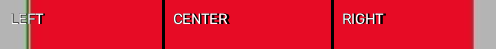
#> input picture backend/reaction_output.png, 496 x 49 px
$ python manual_reaction_test.py ../reaction_output.png
#> lines starting #> are read from the running program, lines starting #| are printed output that depends on the picture; after the words box and inside, x2 and y2 are one past the last pixel; in counts of white or black regions, pixels touching at a corner belong together
### backend/app/cv/reaction_analysis.py
"""
reaction_analysis.py
====================

Phase 7 - Test-Reaction Colour Analysis & Feature Extraction
------------------------------------------------------------

This module extracts numerical colour features from the test-strip ROI
produced in Phase 5. It uses the CIELAB colour space and CIEDE2000
colour difference formula (from Phase 6) to quantify the reaction.

IMPORTANT SCIENTIFIC LIMITATION
-------------------------------
CIELAB (L*a*b*) and CIEDE2000 (ΔE₀₀) quantify observed colour differences.
They do NOT by themselves establish the identity or presence of a drug.
Actual classification (Positive/Negative/Inconclusive) requires experimentally
collected and labelled test-strip samples under controlled conditions.
This module extracts FEATURES ONLY and makes NO classification decisions.

Pipeline position
-----------------
  Image
  -> ArUco Detection       (Phase 2)
  -> Perspective Correction (Phase 3)
  -> Grey Calibration      (Phase 4)
  -> Test Strip Extraction  (Phase 5)
  -> CIELAB Analysis        (Phase 6)
  -> Reaction Analysis      (Phase 7)  <- this module
"""

import numpy as np
from typing import Optional, Tuple, Dict, Any
from dataclasses import dataclass
import cv2

from app.cv.color_analysis import (
    _bgr_to_lab_float,
    _validate_bgr_image,
    calculate_delta_e_ciede2000,
)

# ---------------------------------------------------------------------------
# Data Structures
# ---------------------------------------------------------------------------

@dataclass
class LabStats:
    """Statistical summary of CIELAB values for a specific region."""
    L_median: float
    a_median: float
    b_median: float
    L_mean: float
    a_mean: float
    b_mean: float
    L_std: float
    a_std: float
    b_std: float
    L_p10: float
    L_p90: float
    a_p10: float
    a_p90: float
    b_p10: float
    b_p90: float
    valid_pixel_count: int

@dataclass
class RegionStats:
    """Statistics for the spatial subdivisions of the test strip."""
    left: LabStats
    center: LabStats
    right: LabStats

@dataclass
class DeltaEStats:
    """CIEDE2000 colour difference between regions."""
    center_vs_left: float
    center_vs_right: float
    left_vs_right: float

@dataclass
class ReactionResult:
    """Structured result containing all extracted reaction features."""
    success: bool
    reason: str
    overall: Optional[LabStats] = None
    regions: Optional[RegionStats] = None
    delta_e: Optional[DeltaEStats] = None
    reference_comparison: Optional[float] = None

@dataclass
class TemporalObservation:
    """Data structure for future kinetic analysis over time."""
    timestamp: float
    L: float
    a: float
    b: float


# ---------------------------------------------------------------------------
# Internal Helpers
# ---------------------------------------------------------------------------

def _get_valid_mask(bgr_image: np.ndarray) -> np.ndarray:
    """
    Select valid pixels from the ROI.

    Filtering logic:
    We remove purely black (0,0,0) and purely white (255,255,255) pixels.
    Reason: These extreme values are typically caused by sensor clipping,
    glare, or out-of-bounds padding from prior transformations. They contain
    no useful chromatic information and could skew the mean/std calculations.

    Parameters
    ----------
    bgr_image : np.ndarray
        H x W x 3 uint8 BGR image.

    Returns
    -------
    np.ndarray
        H x W boolean mask (True for valid pixels).
    """
    sum_rgb = bgr_image.astype(np.int32).sum(axis=2)
    # Valid pixels are those that are not completely black and not completely white.
    return (sum_rgb > 0) & (sum_rgb < 255 * 3)


def _compute_lab_stats(lab_pixels: np.ndarray) -> Optional[LabStats]:
    """
    Compute robust statistics for an array of valid CIELAB pixels.

    Parameters
    ----------
    lab_pixels : np.ndarray
        N x 3 float32 array of CIELAB pixels.

    Returns
    -------
    LabStats or None if there are no pixels.
    """
    count = len(lab_pixels)
    if count == 0:
        return None

    L_vals = lab_pixels[:, 0]
    a_vals = lab_pixels[:, 1]
    b_vals = lab_pixels[:, 2]

    return LabStats(
        L_median=float(np.median(L_vals)),
        a_median=float(np.median(a_vals)),
        b_median=float(np.median(b_vals)),
        L_mean=float(np.mean(L_vals)),
        a_mean=float(np.mean(a_vals)),
        b_mean=float(np.mean(b_vals)),
        L_std=float(np.std(L_vals)),
        a_std=float(np.std(a_vals)),
        b_std=float(np.std(b_vals)),
        L_p10=float(np.percentile(L_vals, 10)),
        L_p90=float(np.percentile(L_vals, 90)),
        a_p10=float(np.percentile(a_vals, 10)),
        a_p90=float(np.percentile(a_vals, 90)),
        b_p10=float(np.percentile(b_vals, 10)),
        b_p90=float(np.percentile(b_vals, 90)),
        valid_pixel_count=count
    )


# ---------------------------------------------------------------------------
# Public API
# ---------------------------------------------------------------------------

def extract_reaction_features(
    roi_image: np.ndarray,
    region_left_frac: float = 0.33,
    region_right_frac: float = 0.67,
    reference_lab: Optional[Tuple[float, float, float]] = None
) -> ReactionResult:
    """
    Extract colour and regional features from the test-strip ROI.

    This function divides the strip horizontally into three regions (left, center, right),
    calculates robust CIELAB statistics for the overall ROI and each region,
    and computes the CIEDE2000 differences between the regions.

    Parameters
    ----------
    roi_image : np.ndarray
        A BGR uint8 image of the extracted test-strip region.
    region_left_frac : float
        Fraction of the width where the left region ends and center begins.
    region_right_frac : float
        Fraction of the width where the center region ends and right begins.
    reference_lab : tuple of floats, optional
        A reference (L*, a*, b*) colour to compare the center region against.
        If provided, the CIEDE2000 difference is included in the result.

    Returns
    -------
    ReactionResult
        A structured dataclass containing the extracted features.
    """
    # 1. Validate Input
    valid, reason = _validate_bgr_image(roi_image)
    if not valid:
        return ReactionResult(success=False, reason=reason)

    h, w = roi_image.shape[:2]
    if region_left_frac >= region_right_frac or region_left_frac < 0.0 or region_right_frac > 1.0:
        return ReactionResult(success=False, reason="Invalid region fractions.")

    # 2. Get Valid Pixels & Convert to CIELAB
    valid_mask = _get_valid_mask(roi_image)
    lab_float = _bgr_to_lab_float(roi_image)

    # 3. Overall Statistics
    overall_pixels = lab_float[valid_mask]
    overall_stats = _compute_lab_stats(overall_pixels)
    if overall_stats is None:
        return ReactionResult(success=False, reason="No valid pixels found in the ROI.")

    # 4. Regional Statistics
    left_bound = int(round(w * region_left_frac))
    right_bound = int(round(w * region_right_frac))

    # Create masks for regions
    left_mask = np.zeros((h, w), dtype=bool)
    left_mask[:, :left_bound] = True
    left_mask &= valid_mask

    center_mask = np.zeros((h, w), dtype=bool)
    center_mask[:, left_bound:right_bound] = True
    center_mask &= valid_mask

    right_mask = np.zeros((h, w), dtype=bool)
    right_mask[:, right_bound:] = True
    right_mask &= valid_mask

    left_stats = _compute_lab_stats(lab_float[left_mask])
    center_stats = _compute_lab_stats(lab_float[center_mask])
    right_stats = _compute_lab_stats(lab_float[right_mask])

    if left_stats is None or center_stats is None or right_stats is None:
        return ReactionResult(success=False, reason="One or more regions contain no valid pixels.")

    regions = RegionStats(left=left_stats, center=center_stats, right=right_stats)

    # 5. Delta-E Comparisons (using median Lab values)
    center_lab = (center_stats.L_median, center_stats.a_median, center_stats.b_median)
    left_lab = (left_stats.L_median, left_stats.a_median, left_stats.b_median)
    right_lab = (right_stats.L_median, right_stats.a_median, right_stats.b_median)

    delta_e = DeltaEStats(
        center_vs_left=calculate_delta_e_ciede2000(center_lab, left_lab),
        center_vs_right=calculate_delta_e_ciede2000(center_lab, right_lab),
        left_vs_right=calculate_delta_e_ciede2000(left_lab, right_lab)
    )

    # 6. Optional Reference Comparison
    ref_comparison = None
    if reference_lab is not None:
        try:
            ref_comparison = calculate_delta_e_ciede2000(reference_lab, center_lab)
        except ValueError as e:
            return ReactionResult(success=False, reason=f"Invalid reference colour: {e}")

    return ReactionResult(
        success=True,
        reason="",
        overall=overall_stats,
        regions=regions,
        delta_e=delta_e,
        reference_comparison=ref_comparison
    )

### backend/app/cv/color_analysis.py
"""
color_analysis.py
=================

Phase 6 - CIELAB Colour Analysis Foundation
--------------------------------------------

This module accepts the extracted test-strip ROI (from Phase 5) and performs
colour-space conversion and robust statistical analysis in CIELAB colour space.

CIELAB Colour Space
-------------------
CIELAB (L*a*b*) is a perceptually uniform colour space defined by the
International Commission on Illumination (CIE).  Its axes are:

  L*  Lightness       0 = black,  100 = white
  a*  Green-Red       negative = green,  positive = red/magenta
  b*  Blue-Yellow     negative = blue,   positive = yellow

CIELAB is preferred for colorimetric analysis because equal numerical
differences correspond to approximately equal perceived colour differences.

OpenCV CIELAB Encoding
-----------------------
OpenCV's cv2.COLOR_RGB2Lab (and COLOR_BGR2Lab) maps the standard floating-
point CIELAB range into uint8 as follows:

  L*  standard range  [0, 100]   -> OpenCV uint8 range [0, 255]
      scaling: L_opencv = L* * 255 / 100

  a*  standard range  [-128, 127] -> OpenCV uint8 range [0, 255]
      offset: a_opencv = a* + 128

  b*  standard range  [-128, 127] -> OpenCV uint8 range [0, 255]
      offset: b_opencv = b* + 128

When computing statistics from uint8 Lab images, convert back to standard
CIELAB values using:

  L* = L_opencv * 100.0 / 255.0
  a* = a_opencv - 128.0
  b* = b_opencv - 128.0

This module performs that conversion internally and always reports values in
standard CIELAB units.

CIEDE2000
---------
The module also provides a reusable CIEDE2000 colour-difference function.
CIEDE2000 (Delta-E 2000, or dE00) is the current standard for measuring
perceptual colour difference between two Lab colours.

  dE00 < 1    :  difference not visible to the human eye
  dE00 1–2    :  barely perceptible
  dE00 2–10   :  clearly perceptible
  dE00 > 10   :  very large difference

IMPORTANT: The reference Lab colour for CIEDE2000 comparison must be supplied
explicitly by the caller.  This module does NOT hardcode any chemical reaction
reference colour, nor does it make Positive/Negative classification decisions.

Pipeline position
-----------------
  Image
  -> ArUco Detection       (Phase 2)
  -> Perspective Correction (Phase 3)
  -> Grey Calibration      (Phase 4)
  -> Test Strip Extraction  (Phase 5)
  -> CIELAB Analysis        (Phase 6)  <- this module

Future phases
-------------
  Positive/Negative classification, drug identification, and comparison
  against a reference colour database are NOT implemented here.
"""

import math
from typing import Optional, Tuple

import cv2
import numpy as np

# ---------------------------------------------------------------------------
# OpenCV Lab encoding constants
# ---------------------------------------------------------------------------
# See module docstring for derivation.

_L_SCALE:  float = 100.0 / 255.0   # multiply OpenCV L channel by this
_AB_OFFSET: float = 128.0           # subtract from OpenCV a/b channels


# ---------------------------------------------------------------------------
# Internal helpers
# ---------------------------------------------------------------------------

def _bgr_to_lab_float(bgr_image: np.ndarray) -> np.ndarray:
    """
    Convert a BGR uint8 image to standard CIELAB float32.

    Steps
    -----
    1. BGR uint8  ->  RGB uint8           (cv2.COLOR_BGR2RGB)
    2. RGB uint8  ->  Lab uint8 (OpenCV)  (cv2.COLOR_RGB2Lab)
    3. Lab uint8  ->  Lab float32 (std)   (apply _L_SCALE and _AB_OFFSET)

    Parameters
    ----------
    bgr_image : np.ndarray
        H x W x 3 uint8 BGR image.

    Returns
    -------
    np.ndarray
        H x W x 3 float32 array with standard CIELAB values:
        channel 0 = L* in [0, 100]
        channel 1 = a* in [-128, 127]
        channel 2 = b* in [-128, 127]
    """
    rgb = cv2.cvtColor(bgr_image, cv2.COLOR_BGR2RGB)
    lab_uint8 = cv2.cvtColor(rgb, cv2.COLOR_RGB2Lab)
    lab = lab_uint8.astype(np.float32)
    lab[:, :, 0] *= _L_SCALE    # L: [0,255] -> [0,100]
    lab[:, :, 1] -= _AB_OFFSET  # a: [0,255] -> [-128,127]
    lab[:, :, 2] -= _AB_OFFSET  # b: [0,255] -> [-128,127]
    return lab


def _validate_bgr_image(image) -> Tuple[bool, str]:
    """
    Validate that ``image`` is a non-empty 3-channel uint8 BGR array.

    Returns
    -------
    (True, "")          if valid
    (False, reason_str) if invalid
    """
    if image is None:
        return False, "Input image is None."
    if not isinstance(image, np.ndarray):
        return False, "Input image is not a numpy ndarray."
    if image.size == 0:
        return False, "Input image is empty (size == 0)."
    if image.ndim != 3 or image.shape[2] != 3:
        return False, (
            "Expected a 3-channel BGR image, got shape {}.".format(image.shape)
        )
    if image.dtype != np.uint8:
        return False, (
            "Expected uint8 image, got dtype {}.".format(image.dtype)
        )
    return True, ""


# ---------------------------------------------------------------------------
# Public API — CIELAB analysis
# ---------------------------------------------------------------------------

# [115 lines left out: function analyse_lab, not called in this run]


# ---------------------------------------------------------------------------
# Public API -- CIEDE2000
# ---------------------------------------------------------------------------

def calculate_delta_e_ciede2000(
    lab_reference: Tuple[float, float, float],
    lab_observed:  Tuple[float, float, float],
) -> float:
    """
    Calculate the CIEDE2000 perceptual colour difference between two Lab colours.

    CIEDE2000 is the current CIE standard for colour difference measurement.
    It is more perceptually uniform than older metrics (dE76, dE94).

    IMPORTANT
    ---------
    The reference Lab colour (``lab_reference``) must be supplied explicitly
    by the caller.  This function does NOT hardcode any chemical reaction
    colour or make Positive/Negative classification decisions.

    The grey reference sheet is used for illumination normalisation (Phase 4)
    and is NOT automatically the chemical reaction reference colour.

    Parameters
    ----------
    lab_reference : (L*, a*, b*)
        Reference colour in standard CIELAB units:
        L* in [0, 100], a* in [-128, 127], b* in [-128, 127].

    lab_observed : (L*, a*, b*)
        Observed colour in standard CIELAB units.

    Returns
    -------
    float
        dE00 -- the CIEDE2000 colour difference.
        0.0  -> identical colours.
        > 0  -> increasing perceptual difference.

    Raises
    ------
    ValueError
        If either Lab tuple does not have exactly 3 elements, or if L*
        is outside [0, 100].

    References
    ----------
    Sharma, G., Wu, W., & Dalal, E. N. (2005).
    "The CIEDE2000 color-difference formula: Implementation notes,
    supplementary test data, and mathematical observations."
    Color Research & Application, 30(1), 21-30.
    """
    if len(lab_reference) != 3 or len(lab_observed) != 3:
        raise ValueError(
            "Each Lab colour must be a 3-element tuple (L*, a*, b*)."
        )

    L1, a1, b1 = float(lab_reference[0]), float(lab_reference[1]), float(lab_reference[2])
    L2, a2, b2 = float(lab_observed[0]),  float(lab_observed[1]),  float(lab_observed[2])

    if not (0.0 <= L1 <= 100.0) or not (0.0 <= L2 <= 100.0):
        raise ValueError(
            "L* must be in the range [0, 100].  "
            "Got L1={}, L2={}.".format(L1, L2)
        )

    return _ciede2000(L1, a1, b1, L2, a2, b2)


def _ciede2000(
    L1: float, a1: float, b1: float,
    L2: float, a2: float, b2: float,
) -> float:
    """
    Core CIEDE2000 implementation.

    Follows the Sharma et al. (2005) formulation exactly.
    Variable names match the paper for auditability.
    """
    # --- Step 1: Compute C*ab and h*ab for each sample ---
    C1ab = math.sqrt(a1 ** 2 + b1 ** 2)
    C2ab = math.sqrt(a2 ** 2 + b2 ** 2)

    C_avg_ab7 = ((C1ab + C2ab) / 2.0) ** 7
    G = 0.5 * (1.0 - math.sqrt(C_avg_ab7 / (C_avg_ab7 + 25.0 ** 7)))

    a1p = a1 * (1.0 + G)
    a2p = a2 * (1.0 + G)

    C1p = math.sqrt(a1p ** 2 + b1 ** 2)
    C2p = math.sqrt(a2p ** 2 + b2 ** 2)

    def _h(ap: float, b: float) -> float:
        """Hue angle in degrees [0, 360)."""
        if ap == 0.0 and b == 0.0:
            return 0.0
        angle = math.degrees(math.atan2(b, ap))
        return angle if angle >= 0.0 else angle + 360.0

    h1p = _h(a1p, b1)
    h2p = _h(a2p, b2)

    # --- Step 2: Delta L', Delta C', Delta H' ---
    dLp = L2 - L1
    dCp = C2p - C1p

    # Delta h' (hue difference)
    if C1p * C2p == 0.0:
        dhp = 0.0
    elif abs(h2p - h1p) <= 180.0:
        dhp = h2p - h1p
    elif h2p - h1p > 180.0:
        dhp = h2p - h1p - 360.0
    else:
        dhp = h2p - h1p + 360.0

    dHp = 2.0 * math.sqrt(C1p * C2p) * math.sin(math.radians(dhp / 2.0))

    # --- Step 3: Compute CIEDE2000 ---
    Lp_avg = (L1 + L2) / 2.0
    Cp_avg = (C1p + C2p) / 2.0

    # Average hue h'_bar
    if C1p * C2p == 0.0:
        hp_avg = h1p + h2p
    elif abs(h1p - h2p) <= 180.0:
        hp_avg = (h1p + h2p) / 2.0
    elif h1p + h2p < 360.0:
        hp_avg = (h1p + h2p + 360.0) / 2.0
    else:
        hp_avg = (h1p + h2p - 360.0) / 2.0

    # Weighting functions
    T = (
        1.0
        - 0.17 * math.cos(math.radians(hp_avg - 30.0))
        + 0.24 * math.cos(math.radians(2.0 * hp_avg))
        + 0.32 * math.cos(math.radians(3.0 * hp_avg + 6.0))
        - 0.20 * math.cos(math.radians(4.0 * hp_avg - 63.0))
    )

    SL = 1.0 + 0.015 * (Lp_avg - 50.0) ** 2 / math.sqrt(20.0 + (Lp_avg - 50.0) ** 2)
    SC = 1.0 + 0.045 * Cp_avg
    SH = 1.0 + 0.015 * Cp_avg * T

    Cp_avg7 = Cp_avg ** 7
    RC = 2.0 * math.sqrt(Cp_avg7 / (Cp_avg7 + 25.0 ** 7))

    d_theta = 30.0 * math.exp(-((hp_avg - 275.0) / 25.0) ** 2)
    RT = -math.sin(math.radians(2.0 * d_theta)) * RC

    KL = KC = KH = 1.0   # parametric factors (unity for standard conditions)

    delta_e = math.sqrt(
        (dLp / (KL * SL)) ** 2
        + (dCp / (KC * SC)) ** 2
        + (dHp / (KH * SH)) ** 2
        + RT * (dCp / (KC * SC)) * (dHp / (KH * SH))
    )

    return delta_e

### backend/tests/manual_reaction_test.py
"""
manual_reaction_test.py
=======================

Manual test for Phase 7 reaction colour analysis.

Usage:
    python manual_reaction_test.py <phase5_roi_image_path>

Example:
    python manual_reaction_test.py roi_output.png

IMPORTANT:
This script expects the input image to be an ALREADY EXTRACTED test-strip ROI
(from Phase 5). It does not perform ArUco detection, perspective correction,
or grey calibration. Please use manual_roi_test.py to generate a valid ROI
image if needed.
"""

import sys
import os
import cv2

sys.path.insert(0, os.path.join(os.path.dirname(__file__), ".."))

from app.cv.reaction_analysis import extract_reaction_features

def main():
    if len(sys.argv) < 2:
        print("Usage: python manual_reaction_test.py <phase5_roi_image_path>")
        sys.exit(1)

    image_path = sys.argv[1]
    if not os.path.exists(image_path):
        print(f"Error: File not found: {image_path}")
        sys.exit(1)

    print(f"\nLoading ROI image: {image_path}")
    roi_image = cv2.imread(image_path)
#> roi_image is the input picture: shape (49, 496, 3); mean B, G, R 54, 32.5, 218.9

    if roi_image is None:
        print("Error: Could not decode image.")
        sys.exit(1)

    print(f"  Input size: {roi_image.shape[1]} x {roi_image.shape[0]} px")
#|   Input size: 496 x 49 px
    print("\n--- Phase 7: Reaction Analysis ---")

    # We will use the default region boundaries (0.33 and 0.67)
    left_frac = 0.33
    right_frac = 0.67

    result = extract_reaction_features(
        roi_image,
        region_left_frac=left_frac,
        region_right_frac=right_frac
    )
#> in extract_reaction_features, `valid, reason = _validate_bgr_image(roi_image)`: valid = True; reason = ''
#> in _get_valid_mask, `sum_rgb = bgr_image.astype(np.int32).sum(axis=2)`:
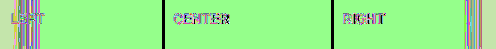
#> sum_rgb: shape (49, 496) int64; 379 distinct labels, from 0 to 765; one colour per label, 0 black
#> in _get_valid_mask, `return (sum_rgb > 0) & (sum_rgb < 255 * 3)`:
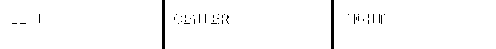
#> returned value: shape (49, 496) bool; 98.2% white; 40 black regions (38 under 20 px), largest, box (x1, y1, x2, y2) and area: (162, 0, 165, 49) 147, (331, 0, 334, 49) 147
#> in _compute_lab_stats, `count = len(lab_pixels)`: count = 23855
#> in extract_reaction_features, `left_mask &= valid_mask`:
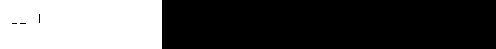
#> left_mask: shape (49, 496) bool; 32.6% white; 1 white region, box (x1, y1, x2, y2) and area: (0, 0, 162, 49) 7918
#> in extract_reaction_features, `center_mask &= valid_mask`:
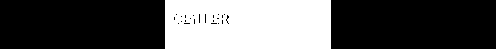
#> center_mask: shape (49, 496) bool; 33.2% white; 1 white region, box (x1, y1, x2, y2) and area: (165, 0, 331, 49) 8057
#> in extract_reaction_features, `right_mask &= valid_mask`:
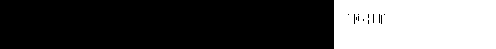
#> right_mask: shape (49, 496) bool; 32.4% white; 1 white region, box (x1, y1, x2, y2) and area: (334, 0, 496, 49) 7880
#> (the rest of the program and of its run is left out)
